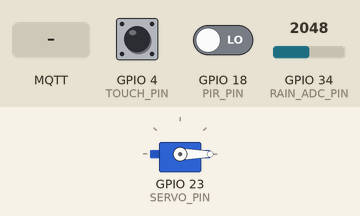
A sketch run on a simulated ESP32. Parts: servo. The inputs (shaded band) are chosen by the test bench; at power-on: GPIO 34 (RAIN_ADC_PIN) = 2048, GPIO 4 (TOUCH_PIN) LOW, GPIO 18 (PIR_PIN) LOW. WiFi joins after 1.5 s; servers stay silent unless stated; no MQTT or app messages arrive unless stated; what the sketch prints to the serial monitor is not drawn.

Above: at 2.8 s.
2.9 s: GPIO 34 (RAIN_ADC_PIN) set to 2855
6.2 s: GPIO 34 (RAIN_ADC_PIN) set to 2943
At 8.2 s:
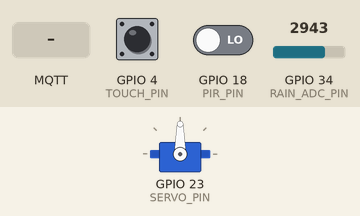
10.5 s: MQTT message "setRoof" arrives on the first subscribed topic
At 10.8 s:
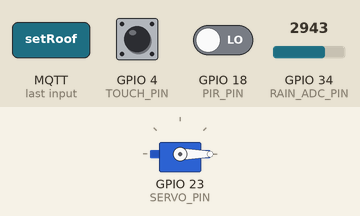
12.0 s: GPIO 34 (RAIN_ADC_PIN) set to 2866
At 12.5 s:
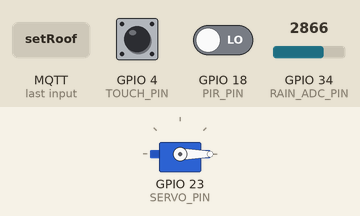
13.5 s: GPIO 34 (RAIN_ADC_PIN) set to 3603
At 16.0 s:
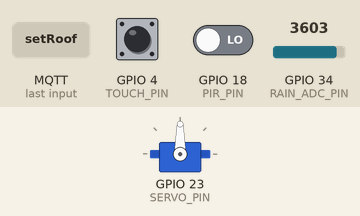
Timing chart, 0 to 17.5 s (numbered marks = the images above; inputs shaded):
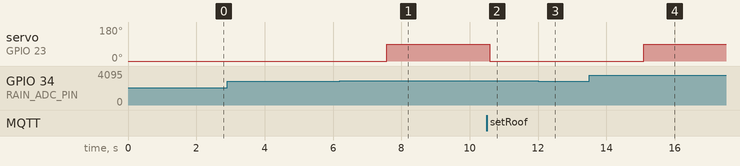

Measured:
- the behaviour switches between 2907 and 2908 on GPIO 34 (RAIN_ADC_PIN) (found by bisection; images 0 and 1)
- after the input at 2.9 s, every drawn part: stays the same
- after the input at 6.2 s, servo on GPIO 23 (SERVO_PIN): 0° → 90° after 1.4 s
- after the input at 10.5 s, servo on GPIO 23 (SERVO_PIN): 90° → 0° after 0.08 s
- after the input at 12.0 s, servo on GPIO 23 (SERVO_PIN): stays 0° (without the input it goes to 90° after 0.59 s)
- after the input at 13.5 s, servo on GPIO 23 (SERVO_PIN): 0° → 90° after 1.6 s

The sketch:

Zone1B_Protection.ino
```cpp
/*
 * Zone 1B - Dashboard & Protection Node
 * ESP32 with Touch Sensor, PIR, Rain Detector, Roof Servo
 * GPIO Pins: Touch=4, PIR=18, Rain=34, Servo=23
 */

#include <WiFi.h>
#include <MQTT.h>
#include <ESP32Servo.h>

// WiFi credentials
const char* ssid = "YOUR_SSID";
const char* password = "YOUR_PASSWORD";

// ThingsBoard MQTT broker
const char* mqtt_broker = "YOUR_THINGSBOARD_HOST";
const int mqtt_port = 1883;
const char* mqtt_username = "YOUR_DEVICE_TOKEN";

// GPIO Pins
#define TOUCH_PIN 4
#define PIR_PIN 18
#define RAIN_ADC_PIN 34
#define SERVO_PIN 23

// Servo for roof control
Servo roofServo;

// MQTT Client
WiFiClient espClient;
MQTTClient client;

// Thresholds
const int RAIN_THRESHOLD = 70;

// State tracking
bool touchDetected = false;
bool pirMotionDetected = false;
int rainLevel = 0;
int roofServoAngle = 0;
bool roofOpen = false;

void setup() {
  Serial.begin(115200);
  delay(100);

  // Initialize pins
  pinMode(TOUCH_PIN, INPUT);
  pinMode(PIR_PIN, INPUT);

  // Initialize servo
  roofServo.setPeriodHertz(50);
  roofServo.attach(SERVO_PIN, 1000, 2000);
  roofServo.write(0);

  // Connect to WiFi
  connectToWiFi();

  // Setup MQTT
  client.begin(mqtt_broker, mqtt_port, espClient);
  client.onMessage(messageReceived);
}

void loop() {
  // Maintain WiFi connection
  if (WiFi.status() != WL_CONNECTED) {
    connectToWiFi();
  }

  // Maintain MQTT connection
  if (!client.connected()) {
    connectToMQTT();
  }
  client.loop();

  // Read sensors every 2.5 seconds
  static unsigned long lastReadTime = 0;
  if (millis() - lastReadTime >= 2500) {
    lastReadTime = millis();

    // Read touch sensor
    touchDetected = digitalRead(TOUCH_PIN) == HIGH;

    // Read PIR motion sensor
    pirMotionDetected = digitalRead(PIR_PIN) == HIGH;

    // Read rain level (0-4095 ADC, convert to 0-100%)
    int rainADC = analogRead(RAIN_ADC_PIN);
    rainLevel = map(rainADC, 0, 4095, 0, 100);

    // Auto-control logic: Open roof if rain > 70%
    if (rainLevel > RAIN_THRESHOLD) {
      roofOpen = true;
      roofServoAngle = 90;
      roofServo.write(roofServoAngle);
    } else if (rainLevel < RAIN_THRESHOLD - 10) {
      roofOpen = false;
      roofServoAngle = 0;
      roofServo.write(roofServoAngle);
    }

    // Publish telemetry to ThingsBoard
    publishTelemetry();
  }

  delay(100);
}

void connectToWiFi() {
  Serial.print("Connecting to WiFi: ");
  Serial.println(ssid);
  WiFi.begin(ssid, password);

  int attempts = 0;
  while (WiFi.status() != WL_CONNECTED && attempts < 20) {
    delay(500);
    Serial.print(".");
    attempts++;
  }

  if (WiFi.status() == WL_CONNECTED) {
    Serial.println("\nWiFi connected!");
    Serial.print("IP address: ");
    Serial.println(WiFi.localIP());
  } else {
    Serial.println("\nFailed to connect to WiFi");
  }
}

void connectToMQTT() {
  Serial.print("Connecting to MQTT as Zone1B...");

  if (client.connect("Zone1B", mqtt_username, "")) {
    Serial.println("connected!");
    client.subscribe("v1/devices/me/rpc/request/+");
  } else {
    Serial.println("failed");
  }
}

void publishTelemetry() {
  String payload = "{";
  payload += "\"touchDetected\":" + String(touchDetected ? "true" : "false");
  payload += ",\"pirMotionDetected\":" + String(pirMotionDetected ? "true" : "false");
  payload += ",\"rainLevel\":" + String(rainLevel);
  payload += ",\"roofServoAngle\":" + String(roofServoAngle);
  payload += ",\"roofOpen\":" + String(roofOpen ? "true" : "false");
  payload += "}";

  client.publish("v1/devices/me/telemetry", payload);
}

void messageReceived(String &topic, String &payload) {
  Serial.print("Incoming MQTT message: ");
  Serial.println(payload);

  // Handle RPC requests for manual roof control
  if (topic.indexOf("rpc/request") != -1) {
    if (payload.indexOf("setRoof") != -1) {
      // Parse angle from payload
      int angle = 0;
      if (payload.indexOf("90") != -1) {
        angle = 90;
        roofOpen = true;
      } else {
        angle = 0;
        roofOpen = false;
      }
      roofServoAngle = angle;
      roofServo.write(roofServoAngle);

      String response = "{\"result\":true}";
      client.publish("v1/devices/me/rpc/response/1", response);
    }
  }
}
```
